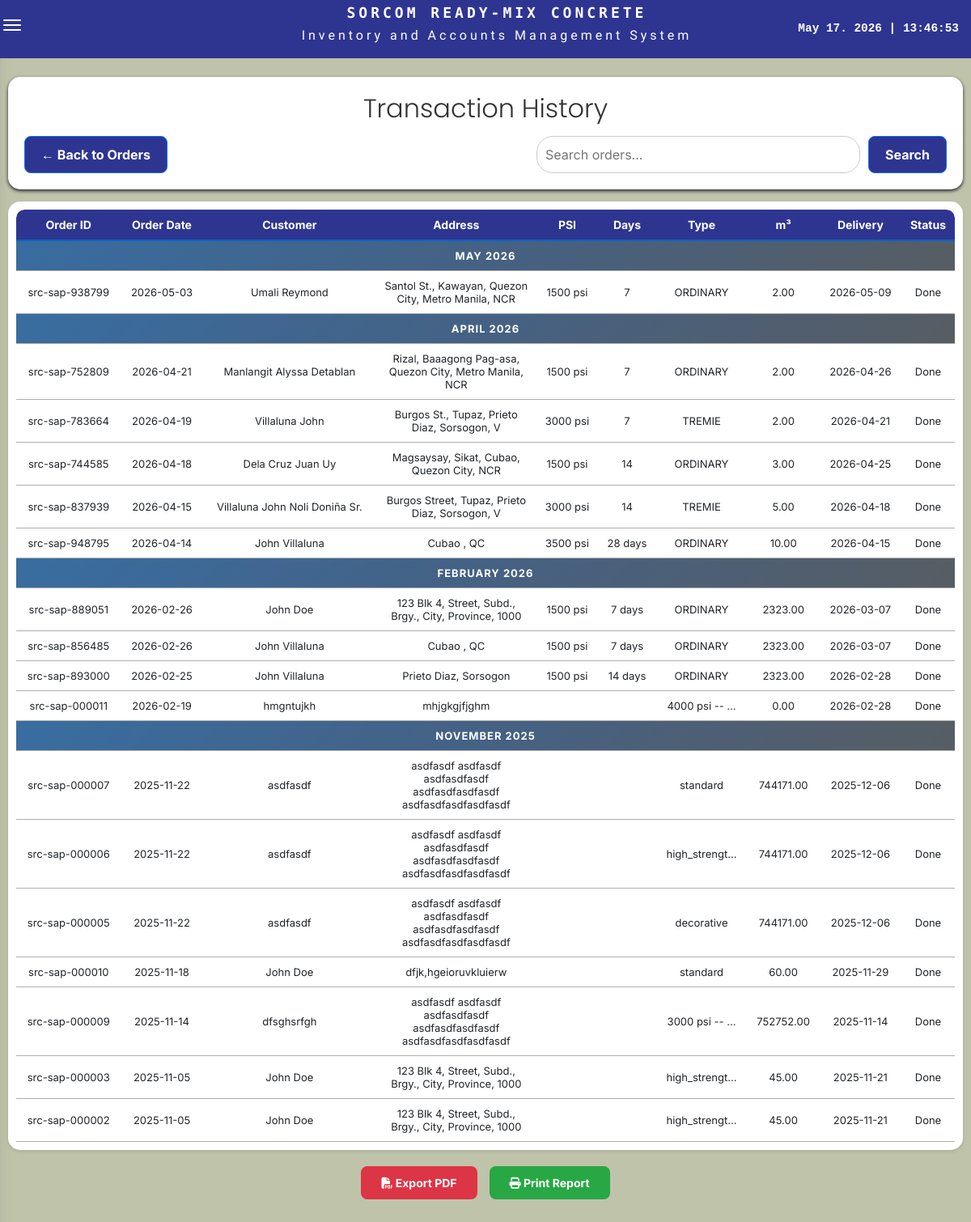
The app's page /pages/statement_account_page/sap_transactionHistory.php with its own data.
### tables this page shows
CREATE TABLE `statement_of_account` (
  `sap_id` varchar(20) DEFAULT NULL,
  `concrete_psi` varchar(50) DEFAULT NULL,
  `curation_days` varchar(50) DEFAULT NULL,
  `order_date` date NOT NULL,
  `delivery_date` date NOT NULL,
  `customer_name` varchar(255) NOT NULL,
  `full_address` varchar(500) NOT NULL,
  `concrete_type` varchar(50) NOT NULL,
  `sap_units` decimal(10,2) NOT NULL DEFAULT 0.00,
  `sap_concrete_price` decimal(10,2) DEFAULT NULL,
  `order_status` varchar(50) NOT NULL DEFAULT 'pending'
);

### pages/statement_account_page/sap_transactionHistory.php (the view, shortened to what this page needs)
<?php
require_once __DIR__ . '/../../FunctionAndDB/Web_Functions.php';
$servername = "localhost";
$username = "root";
$password = "";
$dbname = "sorcom_db";
$conn = new mysqli($servername, $username, $password, $dbname);
$conn->set_charset("utf8mb4");
function formatAddress($full_address)
{
    $formatted = str_replace(' || ', ', ', $full_address);
    $formatted = ltrim($formatted, ', ');
    return $formatted;
}
function getDoneOrders($conn)
{
    $sql = "SELECT
                sap_id,
                order_date,
                delivery_date,
                customer_name,
                full_address,
                concrete_psi,
                curation_days,
                concrete_type,
                sap_units,
                sap_concrete_price,
                order_status
            FROM statement_of_account
            WHERE order_status = 'Done'
            ORDER BY order_date DESC, sap_id DESC";
    $result = $conn->query($sql);
    $orders = [];
    if ($result && $result->num_rows > 0) {
        while ($row = $result->fetch_assoc()) {
            $orders[] = $row;
        }
    }
    return $orders;
}
$doneOrders = getDoneOrders($conn);
?>
<!DOCTYPE html>
<html lang="en">
<head>
    <?php include '../../assets/resources.php'; ?>
    <link rel="stylesheet" href="sap_accountsManagement.css">
    <link rel="stylesheet" href="sap_transactionHistory.css">
</head>
<body style="background: #bfc3aa !important;">
    <div class="main-content">
        <div class="page-title-bar">
            <h2 style="font-family: 'Poppins', sans-serif;">Transaction History</h2>
            <div class="button-container">
                <a href="sap_accountsManagement.php" class="btn btn-primary btn-back">← Back to Orders</a>
                <div class="search-container">
                    <input type="text" id="searchInput" placeholder="Search orders...">
                    <button onclick="filterOrders()" class="btn btn-primary">Search</button>
                </div>
            </div>
        </div>
        <div class="table-container">
            <table id="ordersTable">
                <thead>
                    <tr>
                        <th>Order ID</th>
                        <th>Order Date</th>
                        <th>Customer</th>
                        <th>Address</th>
                        <th>PSI</th>
                        <th>Days</th>
                        <th>Type</th>
                        <th>m³</th>
                        <th>Delivery</th>
                        <th>Status</th>
                    </tr>
                </thead>
                <tbody>
                    <?php if (!empty($doneOrders)): ?>
                        <?php
                        $currentMonth = "";
                        foreach ($doneOrders as $order):
                            $orderDate = $order['order_date'] ?? '';
                            $monthLabel = date("F Y", strtotime($orderDate));
                            $formatted_address = formatAddress($order['full_address'] ?? '');
                            ?>
                            <?php if ($monthLabel !== $currentMonth): ?>
                                <?php $currentMonth = $monthLabel; ?>
                                <tr class="month-separator">
                                    <td colspan="10"><?= strtoupper($monthLabel) ?></td>
                                </tr>
                            <?php endif; ?>
                            <tr>
                                <td><?= htmlspecialchars($order['sap_id'] ?? 'N/A', ENT_QUOTES, 'UTF-8') ?></td>
                                <td><?= htmlspecialchars($order['order_date'] ?? '', ENT_QUOTES, 'UTF-8') ?></td>
                                <td><?= htmlspecialchars($order['customer_name'] ?? '', ENT_QUOTES, 'UTF-8') ?></td>
                                <td><?= htmlspecialchars($formatted_address, ENT_QUOTES, 'UTF-8') ?></td>
                                <td><?= htmlspecialchars($order['concrete_psi'] ?? '', ENT_QUOTES, 'UTF-8') ?></td>
                                <td><?= htmlspecialchars($order['curation_days'] ?? '', ENT_QUOTES, 'UTF-8') ?></td>
                                <td><?= htmlspecialchars(substr($order['concrete_type'] ?? '', 0, 12), ENT_QUOTES, 'UTF-8') ?><?= strlen($order['concrete_type'] ?? '') > 12 ? '...' : '' ?>
                                </td>
                                <td><?= htmlspecialchars($order['sap_units'] ?? '0', ENT_QUOTES, 'UTF-8') ?></td>
                                <td><?= htmlspecialchars($order['delivery_date'] ?? '', ENT_QUOTES, 'UTF-8') ?></td>
                                <td><?= htmlspecialchars($order['order_status'] ?? '', ENT_QUOTES, 'UTF-8') ?></td>
                            </tr>
                        <?php endforeach; ?>
                    <?php else: ?>
                        <tr>
                            <td colspan="10" class="no-orders">No finished orders found.</td>
                        </tr>
                    <?php endif; ?>
                </tbody>
            </table>
        </div>
        <div class="action-buttons">
            <button onclick="exportPDF()" class="btn-pdf">
                <i class="fas fa-file-pdf"></i> Export PDF
            </button>
            <button onclick="window.print()" class="btn-print">
                <i class="fas fa-print"></i> Print Report
            </button>
        </div>
    </div>
    <link rel="stylesheet" href="https://cdnjs.cloudflare.com/ajax/libs/font-awesome/6.5.1/css/all.min.css">
</body>
</html>

### pages/statement_account_page/sap_accountsManagement.css (style rules this page uses)
body { font-family: "Inter", Arial, sans-serif !important; background: #bfc3aa !important; margin: 0 !important; padding: 0 !important; padding-bottom: 60px !important; }
.main-content { padding-top: 70px !important; max-width: 1400px !important; margin: 0 auto !important; }
.page-title-bar { background: white !important; margin: 15px 10px !important; padding: 20px !important; border-radius: 15px !important; box-shadow: 0 2px 4px !important; }
.page-title-bar h2 { text-align: center !important; margin-top: 0 !important; margin-bottom: 15px !important; color: #333 !important; font-weight: 300 !important; }
.search-container { display: flex !important; justify-content: flex-end !important; align-items: center !important; gap: 10px !important; }
#searchInput { width: 400px !important; padding: 10px !important; border-radius: 20px !important; border: 1px solid #ccc !important; }
.search-container button { padding: 10px 15px !important; border-radius: 20px !important; }
.button-container { display: flex !important; justify-content: space-between !important; align-items: center !important; flex-wrap: wrap !important; gap: 10px !important; }
.button-container .btn { padding: 10px 20px !important; font-weight: bold !important; border-radius: 8px !important; text-decoration: none !important; color: white !important; transition: background-color 0.3s ease !important; }
.button-container .btn-primary { background-color: #2e3590 !important; }
.table-container { background: white !important; margin: 15px 10px !important; padding: 10px !important; border-radius: 15px !important; box-shadow: 0 2px 4px rgba(0, 0, 0, 0.1) !important; overflow-x: auto !important; }
table { width: 100% !important; border-collapse: collapse !important; min-width: 600px !important; border-radius: 10px 10px 0 0 !important; overflow: hidden !important; }
th { background: #2e3590 !important; color: white !important; padding: 10px 8px !important; text-align: center !important; font-size: 14px !important; white-space: nowrap !important; font-weight: 700 !important; }
th:first-child { border-top-left-radius: 10px !important; }
th:last-child { border-top-right-radius: 10px !important; }
td { border: 1px solid #888 !important; padding: 10px 8px !important; text-align: center !important; font-size: 13px !important; background-color: #ffffff !important; }
tr:nth-child(even) { background-color: #f2f2f2 !important; }

### pages/statement_account_page/sap_transactionHistory.css (style rules this page uses)
.month-separator td { background: linear-gradient(135deg, #386da1, #456183, #575d63); color: white; font-weight: bold; text-align: center; padding: 8px; letter-spacing: 1px; }
.page-title-bar { background: white; margin: 15px 10px; padding: 20px; border-radius: 15px; box-shadow: 0 2px 4px rgba(0, 0, 0, 0.1); }
.page-title-bar h2 { text-align: center; margin-top: 0; margin-bottom: 15px; color: #333; font-weight: 300; }
.button-container { display: flex; justify-content: space-between; align-items: center; flex-wrap: wrap; gap: 15px; }
.search-container { display: flex; align-items: center; gap: 10px; }
#searchInput { width: 400px; padding: 10px; border-radius: 20px; border: 1px solid #ccc; }
.search-container button { padding: 10px 15px; border-radius: 20px; }
.action-buttons { display: flex; justify-content: center; gap: 15px; margin-top: 20px; margin-bottom: 20px; }
.btn-pdf { background-color: #dc3545; color: white; padding: 10px 25px; border-radius: 8px; text-decoration: none; font-size: 14px; font-weight: bold; border: none; cursor: pointer; transition: background-color 0.3s ease; }
.btn-print { background-color: #28a745; color: white; padding: 10px 25px; border-radius: 8px; text-decoration: none; font-size: 14px; font-weight: bold; border: none; cursor: pointer; transition: background-color 0.3s ease; }
.table-container table { font-size: 11px; width: 100%; border-collapse: collapse; }
.table-container th, .table-container td { padding: 6px 4px; white-space: nowrap; }
.table-container td:nth-child(4), .table-container th:nth-child(4) { white-space: normal; max-width: 180px; word-wrap: break-word; }
.table-container td:nth-child(3), .table-container th:nth-child(3) { white-space: normal; min-width: 150px; }
#ordersTable tbody tr { border-bottom: 1px solid #aeaeae !important; }
#ordersTable tbody td { border: none !important; }
#ordersTable thead th { border-bottom: 2px solid #0b63c4 !important; border-top: none !important; border-left: none !important; border-right: none !important; text-align: center !important; }

### records on screen
statement_of_account: order_date "MAY 2026", sap_id "src-sap-938799", order_date "2026-05-03", customer_name "Umali Reymond", full_address "Santol St., Kawayan, Quezon City, Metro Manila, NCR", concrete_psi "1500 psi", curation_days "7", concrete_type "ORDINARY", sap_units "2.00", delivery_date "2026-05-09", order_status "Done"
statement_of_account: order_date "APRIL 2026", sap_id "src-sap-752809", order_date "2026-04-21", customer_name "Manlangit Alyssa Detablan", full_address "Rizal, Baaagong Pag-asa, Quezon City, Metro Manila, NCR", concrete_psi "1500 psi", curation_days "7", concrete_type "ORDINARY", sap_units "2.00", delivery_date "2026-04-26", order_status "Done"
statement_of_account: sap_id "src-sap-783664", order_date "2026-04-19", customer_name "Villaluna John", full_address "Burgos St., Tupaz, Prieto Diaz, Sorsogon, V", concrete_psi "3000 psi", curation_days "7", concrete_type "TREMIE", sap_units "2.00", delivery_date "2026-04-21", order_status "Done"
statement_of_account: sap_id "src-sap-744585", order_date "2026-04-18", customer_name "Dela Cruz Juan Uy", full_address "Magsaysay, Sikat, Cubao, Quezon City, NCR", concrete_psi "1500 psi", curation_days "14", concrete_type "ORDINARY", sap_units "3.00", delivery_date "2026-04-25", order_status "Done"
statement_of_account: sap_id "src-sap-837939", order_date "2026-04-15", customer_name "Villaluna John Noli Doniña Sr.", full_address "Burgos Street, Tupaz, Prieto Diaz, Sorsogon, V", concrete_psi "3000 psi", curation_days "14", concrete_type "TREMIE", sap_units "5.00", delivery_date "2026-04-18", order_status "Done"
statement_of_account: sap_id "src-sap-948795", order_date "2026-04-14", customer_name "John Villaluna", full_address "Cubao , QC", concrete_psi "3500 psi", curation_days "28 days", concrete_type "ORDINARY", sap_units "10.00", delivery_date "2026-04-15", order_status "Done"
statement_of_account: order_date "FEBRUARY 2026", sap_id "src-sap-889051", order_date "2026-02-26", customer_name "John Doe", full_address "123 Blk 4, Street, Subd., Brgy., City, Province, 1000", concrete_psi "1500 psi", curation_days "7 days", concrete_type "ORDINARY", sap_units "2323.00", delivery_date "2026-03-07", order_status "Done"
statement_of_account: sap_id "src-sap-856485", order_date "2026-02-26", customer_name "John Villaluna", full_address "Cubao , QC", concrete_psi "1500 psi", curation_days "7 days", concrete_type "ORDINARY", sap_units "2323.00", delivery_date "2026-03-07", order_status "Done"
statement_of_account: sap_id "src-sap-893000", order_date "2026-02-25", customer_name "John Villaluna", full_address "Prieto Diaz, Sorsogon", concrete_psi "1500 psi", curation_days "14 days", concrete_type "ORDINARY", sap_units "2323.00", delivery_date "2026-02-28", order_status "Done"
statement_of_account: sap_id "src-sap-000011", order_date "2026-02-19", customer_name "hmgntujkh", full_address "mhjgkgjfjghm", concrete_type "4000 psi --", sap_units "0.00", delivery_date "2026-02-28", order_status "Done"
statement_of_account: order_date "NOVEMBER 2025", sap_id "src-sap-000007", order_date "2025-11-22", customer_name "asdfasdf", full_address "asdfasdf asdfasdf asdfasdfasdf asdfasdfasdfasdf asdfasdfasdfasdfasdf", concrete_type "standard", sap_units "744171.00", delivery_date "2025-12-06", order_status "Done"
statement_of_account: sap_id "src-sap-000006", order_date "2025-11-22", customer_name "asdfasdf", full_address "asdfasdf asdfasdf asdfasdfasdf asdfasdfasdfasdf asdfasdfasdfasdfasdf", concrete_type "high_strengt", sap_units "744171.00", delivery_date "2025-12-06", order_status "Done"
statement_of_account: sap_id "src-sap-000005", order_date "2025-11-22", customer_name "asdfasdf", full_address "asdfasdf asdfasdf asdfasdfasdf asdfasdfasdfasdf asdfasdfasdfasdfasdf", concrete_type "decorative", sap_units "744171.00", delivery_date "2025-12-06", order_status "Done"
statement_of_account: sap_id "src-sap-000010", order_date "2025-11-18", customer_name "John Doe", full_address "dfjk,hgeioruvkluierw", concrete_type "standard", sap_units "60.00", delivery_date "2025-11-29", order_status "Done"
statement_of_account: sap_id "src-sap-000009", order_date "2025-11-14", customer_name "dfsghsrfgh", full_address "asdfasdf asdfasdf asdfasdfasdf asdfasdfasdfasdf asdfasdfasdfasdfasdf", concrete_type "3000 psi --", sap_units "752752.00", delivery_date "2025-11-14", order_status "Done"
statement_of_account: sap_id "src-sap-000003", order_date "2025-11-05", customer_name "John Doe", full_address "123 Blk 4, Street, Subd., Brgy., City, Province, 1000", concrete_type "high_strengt", sap_units "45.00", delivery_date "2025-11-21", order_status "Done"
statement_of_account: sap_id "src-sap-000002", order_date "2025-11-05", customer_name "John Doe", full_address "123 Blk 4, Street, Subd., Brgy., City, Province, 1000", concrete_type "high_strengt", sap_units "45.00", delivery_date "2025-11-21", order_status "Done"
